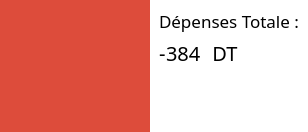
                   <widget class="QWidget" name="widget_23" native="true">
                    <property name="styleSheet">
                     <string notr="true">background-color: white</string>
                    </property>
                    <layout class="QHBoxLayout" name="horizontalLayout_17" stretch="1,2">
                     <property name="spacing">
                      <number>0</number>
                     </property>
                     <property name="leftMargin">
                      <number>0</number>
                     </property>
                     <property name="topMargin">
                      <number>0</number>
                     </property>
                     <property name="rightMargin">
                      <number>0</number>
                     </property>
                     <property name="bottomMargin">
                      <number>0</number>
                     </property>
                     <item>
                      <widget class="QWidget" name="widget_24" native="true">
                       <property name="minimumSize">
                        <size>
                         <width>150</width>
                         <height>132</height>
                        </size>
                       </property>
                       <property name="maximumSize">
                        <size>
                         <width>150</width>
                         <height>132</height>
                        </size>
                       </property>
                       <property name="styleSheet">
                        <string notr="true">background-color: rgb(221, 76, 59);</string>
                       </property>
                       <layout class="QVBoxLayout" name="verticalLayout_19">
                        <property name="leftMargin">
                         <number>30</number>
                        </property>
                        <property name="topMargin">
                         <number>20</number>
                        </property>
                        <property name="rightMargin">
                         <number>25</number>
                        </property>
                        <property name="bottomMargin">
                         <number>20</number>
                        </property>
                        <item>
                         <widget class="QLabel" name="label_28">
                          <property name="sizePolicy">
                           <sizepolicy hsizetype="Ignored" vsizetype="Ignored">
                            <horstretch>0</horstretch>
                            <verstretch>0</verstretch>
                           </sizepolicy>
                          </property>
                          <property name="text">
                           <string/>
                          </property>
                          <property name="pixmap">
                           <pixmap>../pictures/spending (2).png</pixmap>
                          </property>
                          <property name="scaledContents">
                           <bool>true</bool>
                          </property>
                         </widget>
                        </item>
                       </layout>
                      </widget>
                     </item>
                     <item>
                      <widget class="QWidget" name="widget_25" native="true">
                       <property name="maximumSize">
                        <size>
                         <width>16777215</width>
                         <height>132</height>
                        </size>
                       </property>
                       <property name="styleSheet">
                        <string notr="true"/>
                       </property>
                       <layout class="QVBoxLayout" name="verticalLayout_20">
                        <item>
                         <widget class="QLabel" name="label_29">
                          <property name="font">
                           <font>
                            <family>Trebuchet MS</family>
                            <pointsize>13</pointsize>
                            <weight>50</weight>
                            <italic>false</italic>
                            <bold>false</bold>
                           </font>
                          </property>
                          <property name="styleSheet">
                           <string notr="true">font: 13pt &quot;Trebuchet MS&quot;;</string>
                          </property>
                          <property name="text">
                           <string>Dépenses Totale :</string>
                          </property>
                          <property name="wordWrap">
                           <bool>true</bool>
                          </property>
                         </widget>
                        </item>
                        <item>
                         <widget class="QWidget" name="widget_11" native="true">
                          <layout class="QHBoxLayout" name="horizontalLayout_14" stretch="0,0,0,0">
                           <property name="spacing">
                            <number>0</number>
                           </property>
                           <property name="leftMargin">
                            <number>0</number>
                           </property>
                           <property name="topMargin">
                            <number>0</number>
                           </property>
                           <property name="rightMargin">
                            <number>0</number>
                           </property>
                           <property name="bottomMargin">
                            <number>0</number>
                           </property>
                           <item>
                            <widget class="QLabel" name="label_13">
                             <property name="font">
                              <font>
                               <family>Arial Rounded MT Bold</family>
                               <pointsize>15</pointsize>
                               <weight>50</weight>
                               <italic>false</italic>
                               <bold>false</bold>
                              </font>
                             </property>
                             <property name="styleSheet">
                              <string notr="true">font: 15pt &quot;Arial Rounded MT Bold&quot;;</string>
                             </property>
                             <property name="text">
                              <string>-</string>
                             </property>
                            </widget>
                           </item>
                           <item>
                            <widget class="QLabel" name="depensesLabel">
                             <property name="font">
                              <font>
                               <family>Arial Rounded MT Bold</family>
                               <pointsize>15</pointsize>
                               <weight>50</weight>
                               <italic>false</italic>
                               <bold>false</bold>
                              </font>
                             </property>
                             <property name="styleSheet">
                              <string notr="true">font: 15pt &quot;Arial Rounded MT Bold&quot;;</string>
                             </property>
                             <property name="text">
                              <string>384</string>
                             </property>
                             <property name="wordWrap">
                              <bool>true</bool>
                             </property>
                            </widget>
                           </item>
                           <item>
                            <widget class="QLabel" name="label_18">
                             <property name="font">
                              <font>
                               <family>Arial Rounded MT Bold</family>
                               <pointsize>15</pointsize>
                               <weight>50</weight>
                               <italic>false</italic>
                               <bold>false</bold>
                              </font>
                             </property>
                             <property name="styleSheet">
                              <string notr="true">font: 15pt &quot;Arial Rounded MT Bold&quot;;</string>
                             </property>
                             <property name="text">
                              <string>  DT</string>
                             </property>
                            </widget>
                           </item>
                           <item>
                            <spacer name="horizontalSpacer_3">
                             <property name="orientation">
                              <enum>Qt::Horizontal</enum>
                             </property>
                             <property name="sizeHint" stdset="0">
                              <size>
                               <width>40</width>
                               <height>20</height>
                              </size>
                             </property>
                            </spacer>
                           </item>
                          </layout>
                         </widget>
                        </item>
                        <item>
                         <spacer name="verticalSpacer_5">
                          <property name="orientation">
                           <enum>Qt::Vertical</enum>
                          </property>
                          <property name="sizeHint" stdset="0">
                           <size>
                            <width>20</width>
                            <height>40</height>
                           </size>
                          </property>
                         </spacer>
                        </item>
                       </layout>
                      </widget>
                     </item>
                    </layout>
                   </widget>
